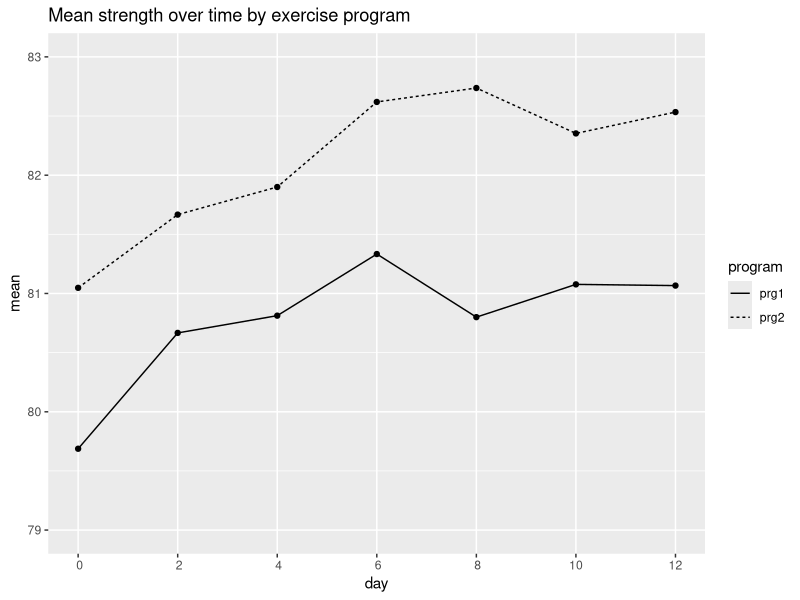

This figure's R source:
## ---- chunk 1
knitr::opts_chunk$set(echo = TRUE,message=F,warning=F)
## ---- chunk 2
library(tidyverse)
library(data.table)
library(knitr)
library(nlme)
library(xtable)
library(reshape2)
## ---- chunk 3
dat=fread("exercise.dat")
## ---- chunk 4
blup=fread("t.txt")
## ---- chunk 5
blup1=blup%>%rename(intercept=par1,slope=par2)%>%arrange(id)
## ---- chunk 6
d=xtable(blup1,digits = 3)
## ---- chunk 7
i1=80.132
i2=81.263
s1=.117
s2=.169
blup2=blup%>%rename(intercept=par1,slope=par2)%>%arrange(id)%>%mutate(group=as.numeric(id>16)+1,intercept=case_when(group==1~intercept+i1,group==2~intercept+i2),slope=case_when(group==1~slope+s1,group==2~slope+s2))%>%select(-group)
## ---- chunk 8
d1=xtable(blup2,digits = 3)
## ---- chunk 9
dat1=dat%>%rename(day0=y1,day2=y2,day4=y3,day6=y4,day8=y5,day10=y6,day12=y7)
## ---- chunk 10
prg1=dat1%>%filter(program==1)%>%select(-c(id,program))%>%colMeans(na.rm=T)
prg2=dat1%>%filter(program==2)%>%select(-c(id,program))%>%colMeans(na.rm=T)
day=c(0,2,4,6,8,10,12)
means=tibble(day,prg1,prg2)
mudiff=prg2-prg1
diff=tibble(day,mudiff)
meandiff=xtable(diff)
## ---- chunk 11
mumelt = melt(means, id.var='day')
mumelt=mumelt%>%rename(program=variable,mean=value)
## ---- chunk 12
meanplot=ggplot(data=mumelt,aes(x=day,y=mean))+geom_point()+geom_line(aes(linetype=program))+scale_x_discrete(limits=c(0,2,4,6,8,10,12))+ylim(79,83)+ggtitle("Mean strength over time by exercise program")
## ---- chunk 13
ggsave(filename="meanplot.png",plot=meanplot,width = 9,height=7,units="in")
